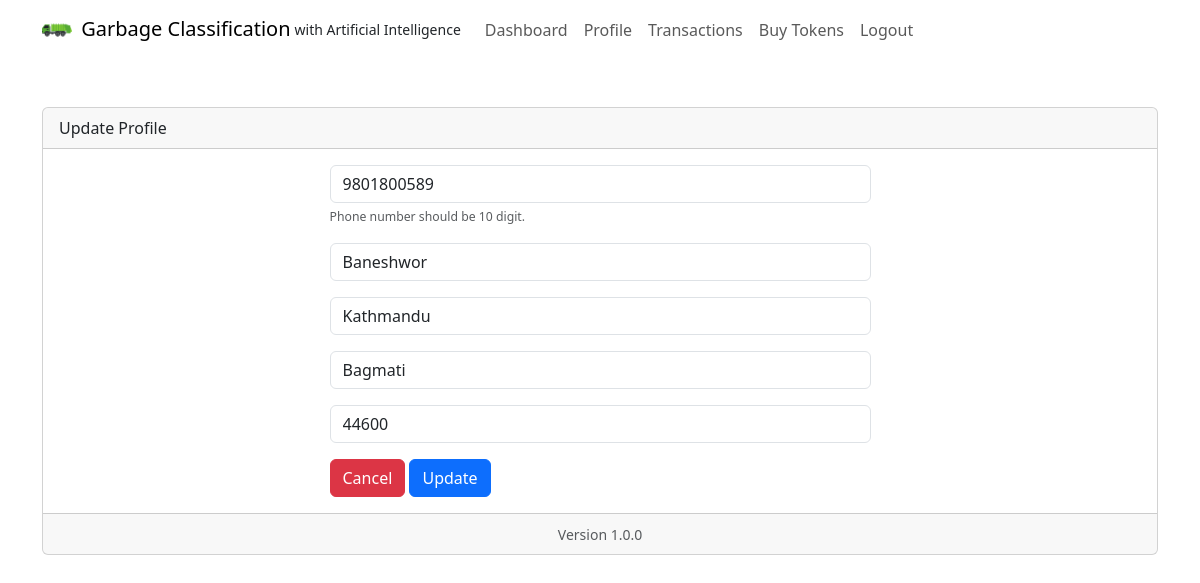
The page /update_profile (signed in) on the database its author committed.
### garbage_admin/models.py (models this page shows, shortened)
class Profile(models.Model):
    created_at = models.DateTimeField(auto_now_add=True)
    otp = models.CharField(max_length=15)
    phone = models.CharField(max_length=15)
    address =  models.CharField(max_length=100)
    city =  models.CharField(max_length=50)
    state =  models.CharField(max_length=50)
    zipcode =  models.CharField(max_length=20)
    tokens = models.IntegerField(default=0)
    user = models.OneToOneField(
        User,
        on_delete=models.CASCADE,
        primary_key=True,
    )

### garbage_admin/views.py (the view, shortened to what this page needs)
# urls.py: path('update_profile', views.profile_update, name='garbage_admin_profile_update'),
def profile_update(request):
    if request.user.is_authenticated:
        current_user = User.objects.get(username=request.user)
        current_profile = Profile.objects.get(user=current_user)
        if request.method == 'GET':
            form = ProfileForm(instance=current_profile)
            return render(request, 'profile_update.html', {'form':form})
    else:
        return render(request, 'login.html', {})

### garbage_admin/forms.py (shortened to what this page needs)
class ProfileForm(ModelForm):
	phone = forms.CharField(label="", min_length=10, max_length=10, widget=forms.TextInput(attrs={'class':'form-control', 'placeholder':'Phone'}), help_text='<span class="form-text text-muted"><small>Phone number should be 10 digit.</small></span>')
	address = forms.CharField(label="", max_length=100, widget=forms.TextInput(attrs={'class':'form-control', 'placeholder':'Address'}))
	city = forms.CharField(label="", max_length=50, widget=forms.TextInput(attrs={'class':'form-control', 'placeholder':'City'}))
	state = forms.CharField(label="", max_length=50, widget=forms.TextInput(attrs={'class':'form-control', 'placeholder':'State'}))
	zipcode = forms.CharField(label="", max_length=10, widget=forms.TextInput(attrs={'class':'form-control', 'placeholder':'Zipcode'}))
	class Meta:
		model = Profile
		fields = ["phone", "address", "city", "state", "zipcode"]
	def __init__(self, *args, **kwargs):
		super(ProfileForm, self).__init__(*args, **kwargs)

### garbage_admin/templates/profile_update.html (shortened to what this page needs)
{% extends 'base.html' %}
{% load static %}
{% block content %}
<div class="card my-5">
    <div class="card-header">
        Update Profile
    </div>
    <div class="card-body">
        <div class="col-md-6 offset-md-3">
            <form method="POST" action="">
                {{ form.as_p }}
                <a href="{% url 'garbage_admin_profile' %}" class="btn btn-danger">Cancel</a>
                <button type="submit" class="btn btn-primary">Update</button>
            </form>
        </div>
    </div>
    <div class="card-footer text-body-secondary text-center">
        <small class="text-body-secondary">Version 1.0.0</small>
    </div>
</div>
{% endblock %}

### garbage_admin/static/css/style.css (style rules this page uses)
.beautiful_bg { background-image: url('../images/beautiful_bg.jpg'); background-repeat: no-repeat; background-attachment: fixed; background-size: cover; }

### rows shown on the page
Profile: phone "9801800589", address "Baneshwor", city "Kathmandu", state "Bagmati", zipcode "44600"
